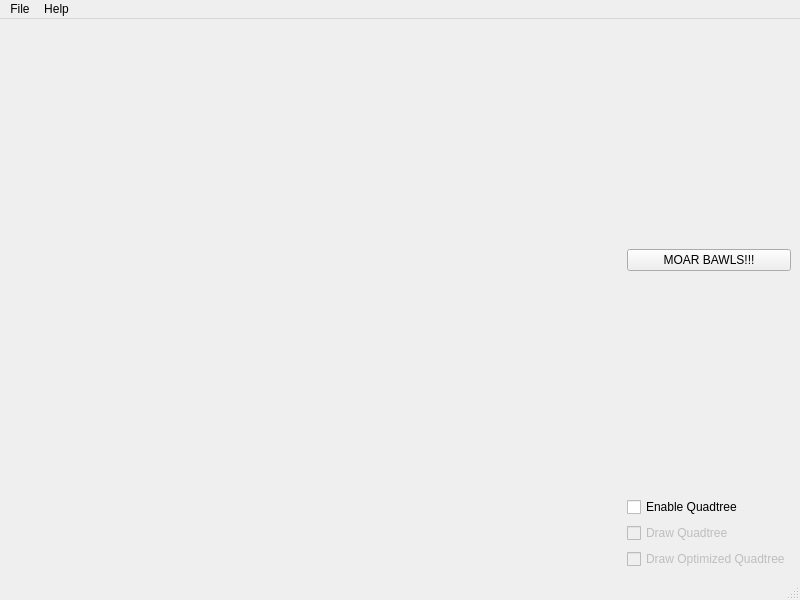
<?xml version="1.0" encoding="UTF-8"?>
<ui version="4.0">
 <class>MainWindow</class>
 <widget class="QMainWindow" name="MainWindow">
  <property name="geometry">
   <rect>
    <x>0</x>
    <y>0</y>
    <width>800</width>
    <height>600</height>
   </rect>
  </property>
  <property name="windowTitle">
   <string>Quadtree Test</string>
  </property>
  <property name="windowIcon">
   <iconset>
    <normaloff>../Images/awesome.jpg</normaloff>../Images/awesome.jpg</iconset>
  </property>
  <widget class="QWidget" name="centralwidget">
   <layout class="QHBoxLayout" name="horizontalLayout">
    <item>
     <layout class="QVBoxLayout" name="glContainer">
      <item>
       <spacer name="horizontalSpacer">
        <property name="orientation">
         <enum>Qt::Horizontal</enum>
        </property>
        <property name="sizeHint" stdset="0">
         <size>
          <width>40</width>
          <height>20</height>
         </size>
        </property>
       </spacer>
      </item>
     </layout>
    </item>
    <item>
     <layout class="QVBoxLayout" name="verticalLayout">
      <item>
       <spacer name="verticalSpacer">
        <property name="orientation">
         <enum>Qt::Vertical</enum>
        </property>
        <property name="sizeHint" stdset="0">
         <size>
          <width>20</width>
          <height>40</height>
         </size>
        </property>
       </spacer>
      </item>
      <item>
       <widget class="QPushButton" name="moreBalls">
        <property name="text">
         <string>MOAR BAWLS!!!</string>
        </property>
       </widget>
      </item>
      <item>
       <spacer name="verticalSpacer_3">
        <property name="orientation">
         <enum>Qt::Vertical</enum>
        </property>
        <property name="sizeHint" stdset="0">
         <size>
          <width>20</width>
          <height>40</height>
         </size>
        </property>
       </spacer>
      </item>
      <item>
       <widget class="QCheckBox" name="useQuad">
        <property name="text">
         <string>Enable Quadtree</string>
        </property>
       </widget>
      </item>
      <item>
       <widget class="QCheckBox" name="drawQuad">
        <property name="enabled">
         <bool>false</bool>
        </property>
        <property name="text">
         <string>Draw Quadtree</string>
        </property>
       </widget>
      </item>
      <item>
       <widget class="QCheckBox" name="drawOppQuad">
        <property name="enabled">
         <bool>false</bool>
        </property>
        <property name="text">
         <string>Draw Optimized Quadtree</string>
        </property>
       </widget>
      </item>
     </layout>
    </item>
   </layout>
  </widget>
  <widget class="QMenuBar" name="menubar">
   <property name="geometry">
    <rect>
     <x>0</x>
     <y>0</y>
     <width>800</width>
     <height>18</height>
    </rect>
   </property>
   <widget class="QMenu" name="menuFile">
    <property name="title">
     <string>File</string>
    </property>
    <addaction name="actionQuit"/>
   </widget>
   <widget class="QMenu" name="menuHelp">
    <property name="title">
     <string>Help</string>
    </property>
    <addaction name="actionAbout"/>
   </widget>
   <addaction name="menuFile"/>
   <addaction name="menuHelp"/>
  </widget>
  <widget class="QStatusBar" name="statusbar"/>
  <action name="actionQuit">
   <property name="text">
    <string>Quit</string>
   </property>
  </action>
  <action name="actionAbout">
   <property name="text">
    <string>About</string>
   </property>
  </action>
 </widget>
 <resources/>
 <connections/>
</ui>
